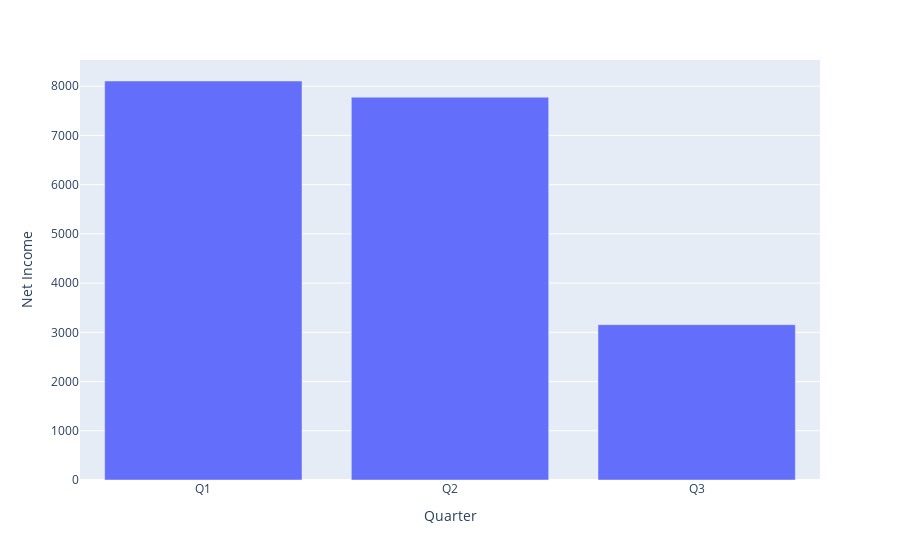

The notebook cell this image was saved under:
### Code cell
import plotly.express as px
fig = px.bar(current_df_reversed, x='Quarter', y='Net Income')
fig.show()

### Figure 1 — Plotly figure (JSON) as saved in the notebook; plotly's stock layout.template omitted (floating-point values rounded to 4 significant figures)
{"data": [{"alignmentgroup": "True", "hovertemplate": "Quarter=%{x}<br>Net Income=%{y}<extra></extra>", "legendgroup": "", "marker": {"color": "#636efa", "pattern": {"shape": ""}}, "name": "", "offsetgroup": "", "orientation": "v", "showlegend": false, "textposition": "auto", "type": "bar", "x": ["Q1", "Q2", "Q3"], "xaxis": "x", "y": [8107, 7778, 3156], "yaxis": "y"}], "layout": {"autosize": true, "barmode": "relative", "legend": {"tracegroupgap": 0}, "margin": {"t": 60}, "xaxis": {"anchor": "y", "autorange": true, "domain": [0, 1], "range": [-0.5, 2.5], "title": {"text": "Quarter"}, "type": "category"}, "yaxis": {"anchor": "x", "autorange": true, "domain": [0, 1], "range": [0, 8534.0], "title": {"text": "Net Income"}, "type": "linear"}}}
